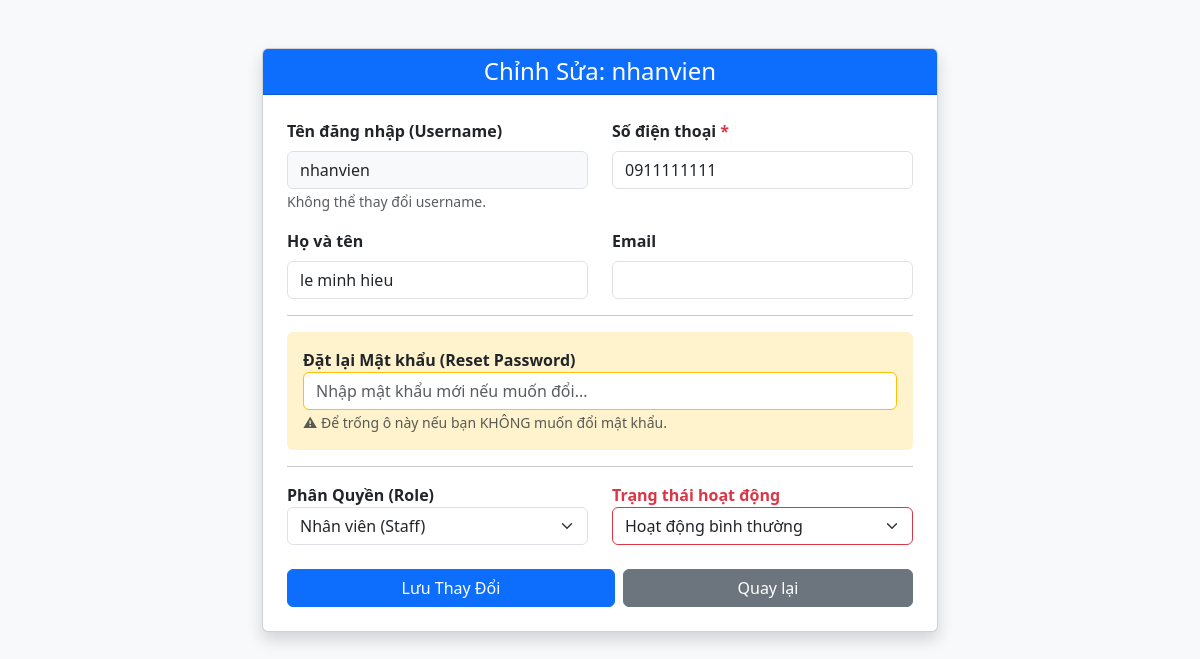
Screenshot of /admin/edit_user.php?id=7 (signed in) with the database file from the repository.
### tables this page shows
CREATE TABLE IF NOT EXISTS `users` (
  `id` int NOT NULL AUTO_INCREMENT,
  `username` varchar(50) NOT NULL,
  `phone` varchar(20) DEFAULT NULL,
  `password` varchar(255) NOT NULL,
  `fullname` varchar(100) DEFAULT NULL,
  `full_name` varchar(100) DEFAULT NULL,
  `email` varchar(100) DEFAULT NULL,
  `role` tinyint DEFAULT '0',
  `created_at` timestamp NULL DEFAULT CURRENT_TIMESTAMP,
  `is_locked` tinyint DEFAULT '0' COMMENT '0: Hoạt động, 1: Bị khóa',
  PRIMARY KEY (`id`)
);

### admin/edit_user.php (the view, shortened to what this page needs)
<?php
include '../includes/db.php';
if (isset($_GET['id'])) {
    $id = intval($_GET['id']);
    $stmt = $conn->prepare("SELECT * FROM users WHERE id = :id");
    $stmt->execute([':id' => $id]);
    $user = $stmt->fetch();
} else {
    header("Location: manage_users.php");
    exit();
}
?>
<!DOCTYPE html>
<html lang="vi">
<head>
    <link href="https://cdn.jsdelivr.net/npm/bootstrap@5.3.0/dist/css/bootstrap.min.css" rel="stylesheet">
</head>
<body class="bg-light">
    <div class="container mt-5 mb-5" style="max-width: 700px;">
        <div class="card shadow">
            <div class="card-header bg-primary text-white">
                <h4 class="mb-0 text-center">Chỉnh Sửa: <?php echo htmlspecialchars($user['username']); ?></h4>
            </div>
            <div class="card-body p-4">
                <form method="POST">
                    <div class="row mb-3">
                        <div class="col-md-6">
                            <label class="form-label fw-bold">Tên đăng nhập (Username)</label>
                            <input type="text" class="form-control bg-light" value="<?php echo $user['username']; ?>" readonly>
                            <small class="text-muted">Không thể thay đổi username.</small>
                        </div>
                        <div class="col-md-6">
                            <label class="form-label fw-bold">Số điện thoại <span class="text-danger">*</span></label>
                            <input type="text" name="phone" class="form-control" value="<?php echo isset($user['phone']) ? $user['phone'] : ''; ?>" required>
                        </div>
                    </div>
                    <div class="row mb-3">
                        <div class="col-md-6">
                            <label class="form-label fw-bold">Họ và tên</label>
                            <input type="text" name="fullname" class="form-control" value="<?php echo isset($user['fullname']) ? $user['fullname'] : ''; ?>" required>
                        </div>
                        <div class="col-md-6">
                            <label class="form-label fw-bold">Email</label>
                            <input type="email" name="email" class="form-control" value="<?php echo $user['email']; ?>">
                        </div>
                    </div>
                    <hr>
                    <div class="mb-3 bg-warning-subtle p-3 rounded">
                        <label class="fw-bold text-dark">Đặt lại Mật khẩu (Reset Password)</label>
                        <input type="text" name="new_password" class="form-control border-warning" placeholder="Nhập mật khẩu mới nếu muốn đổi...">
                        <small class="text-muted">⚠ Để trống ô này nếu bạn KHÔNG muốn đổi mật khẩu.</small>
                    </div>
                    <hr>
                    <div class="row mb-3">
                        <div class="col-md-6">
                            <label class="fw-bold">Phân Quyền (Role)</label>
                            <select name="role" class="form-select">
                                <option value="2" <?php if($user['role']==2) echo 'selected'; ?>>Nhân viên (Staff)</option>
                            </select>
                        </div>
                        <div class="col-md-6">
                            <label class="fw-bold text-danger">Trạng thái hoạt động</label>
                            <select name="is_locked" class="form-select border-danger">
                                <option value="0" <?php if($user['is_locked']==0) echo 'selected'; ?>>Hoạt động bình thường</option>
                            </select>
                        </div>
                    </div>
                    <div class="d-flex gap-2 mt-4">
                        <button type="submit" class="btn btn-primary flex-fill">Lưu Thay Đổi</button>
                        <a href="manage_users.php" class="btn btn-secondary flex-fill">Quay lại</a>
                    </div>
                </form>
            </div>
        </div>
    </div>
</body>
</html>

### rows the page displays
users: username "nhanvien", phone "0911111111", fullname "le minh hieu", role "Nhân viên (Staff)", is_locked "Hoạt động bình thường"
